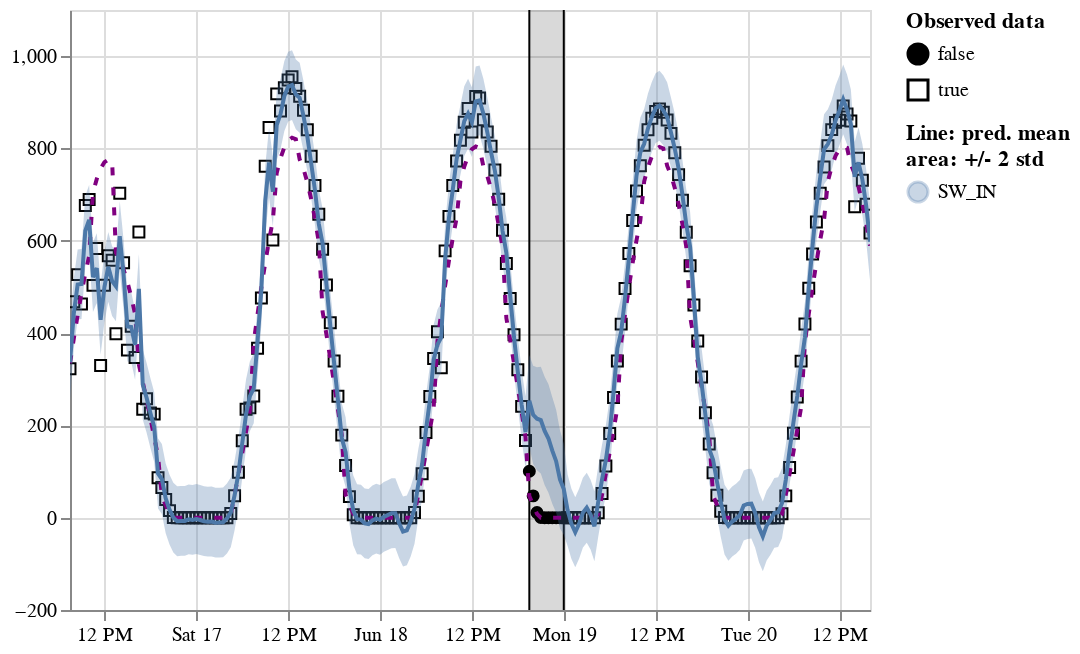

Notebook code cell kept with this figure:
### Code cell
t_data_gen = data_gen_one_gap(hai[8_110-80:8_160+80], (120, 130), hai_era )
plot_pred(k2(t_data_gen[1]), t_data_gen[0])

### Figure 1 — Vega-Lite specification as saved in the notebook (floating-point values rounded to 4 significant figures; data arrays with more than 128 entries replaced by an {"elided": "..."} marker saying what was removed)
{"config": {"view": {"continuousWidth": 400, "continuousHeight": 300}}, "layer": [{"data": {"name": "data-b563f38e3bec92c99b34957dbe11237c"}, "mark": {"type": "point", "color": "black", "fillOpacity": 1, "strokeWidth": 1}, "encoding": {"fill": {"field": "is_present", "legend": {"title": ["Observed data"]}, "scale": {"range": ["black", "#ffffff00"]}, "type": "nominal"}, "shape": {"field": "is_present", "type": "nominal"}, "x": {"axis": {"domain": true, "labels": true, "ticks": true, "title": "time"}, "field": "time", "type": "temporal"}, "y": {"field": "value", "scale": {"zero": false}, "title": "", "type": "quantitative"}}}, {"layer": [{"mark": "rule", "encoding": {"x": {"axis": {"domain": false, "labels": false, "ticks": false, "title": null}, "field": "gap_start", "type": "temporal"}}}, {"mark": "rule", "encoding": {"x": {"axis": {"domain": false, "labels": false, "ticks": false, "title": null}, "field": "gap_end", "type": "temporal"}}}, {"mark": {"type": "rect", "color": "black", "opacity": 0.15}, "encoding": {"x": {"axis": {"domain": false, "labels": false, "ticks": false, "title": null}, "field": "gap_start", "type": "temporal"}, "x2": {"field": "gap_end"}}}], "data": {"name": "data-438d17b9feed482a6d9868a87ede95af"}}, {"data": {"name": "data-b563f38e3bec92c99b34957dbe11237c"}, "mark": "errorband", "encoding": {"color": {"field": "variable", "legend": {"title": ["Line: pred. mean", "area: +/- 2 std"]}, "type": "nominal"}, "x": {"field": "time", "type": "temporal"}, "y": {"field": "err_low", "scale": {"zero": false}, "title": "", "type": "quantitative"}, "y2": {"field": "err_high"}}, "name": "view_609"}, {"data": {"name": "data-b563f38e3bec92c99b34957dbe11237c"}, "mark": {"type": "line", "color": "purple", "strokeDash": [4, 6]}, "encoding": {"x": {"field": "time", "type": "temporal"}, "y": {"field": "control", "scale": {"zero": false}, "title": "", "type": "quantitative"}}}, {"data": {"name": "data-b563f38e3bec92c99b34957dbe11237c"}, "mark": "line", "encoding": {"color": {"field": "variable", "type": "nominal"}, "x": {"field": "time", "type": "temporal"}, "y": {"field": "mean", "scale": {"zero": false}, "title": "", "type": "quantitative"}}}], "params": [{"name": "param_615", "select": {"type": "interval"}, "bind": "scales", "views": ["view_609"]}], "title": "", "$schema": "https://vega.github.io/schema/vega-lite/v5.2.0.json", "datasets": {"data-b563f38e3bec92c99b34957dbe11237c": {"elided": "210 records"}, "data-438d17b9feed482a6d9868a87ede95af": [{"gap_start": "2000-06-18T19:30:00", "gap_end": "2000-06-19T00:00:00"}]}}
